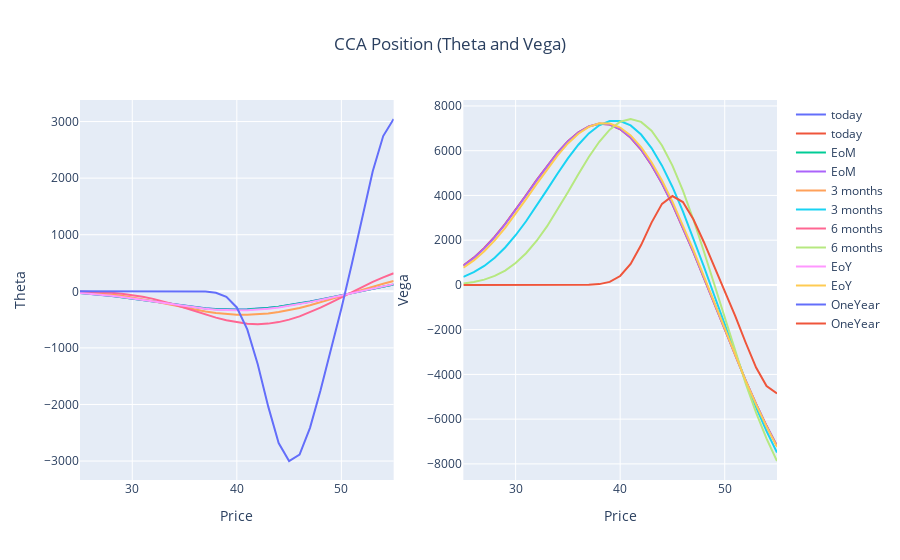

This figure's notebook cell:
### Code cell
fig = make_subplots(rows=1, cols=2)
for i in range(0,len(fig_d.data)):
    fig.add_trace(fig_t.data[i], row=1, col=1)
    fig.add_trace(fig_v.data[i], row=1, col=2)

fig.update_layout(title={'text': 'CCA Position (Theta and Vega)','x': 0.5,'xanchor': 'center'})

fig.update_xaxes(title_text="Price", row=1, col=1)
fig.update_yaxes(title_text="Theta", row=1, col=1)
fig.update_xaxes(title_text="Price", row=1, col=2)
fig.update_yaxes(title_text="Vega", row=1, col=2)
fig.show()
